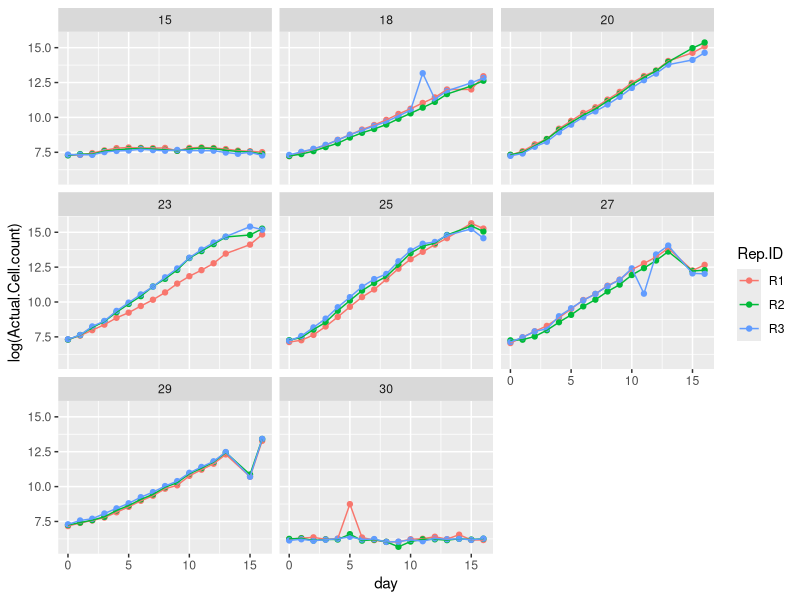
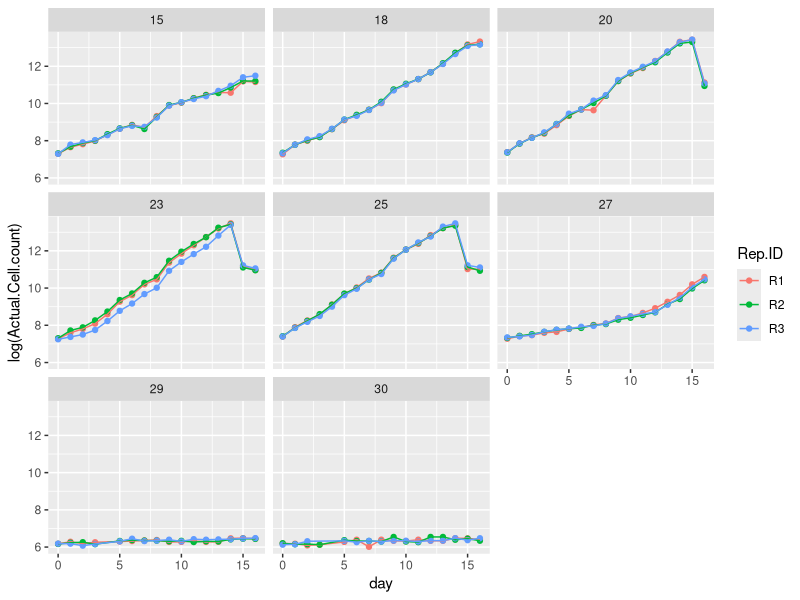
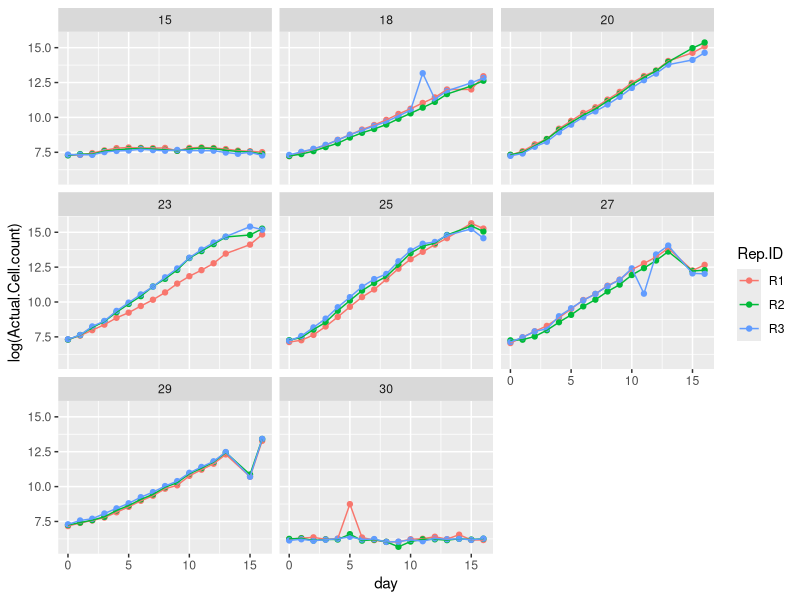
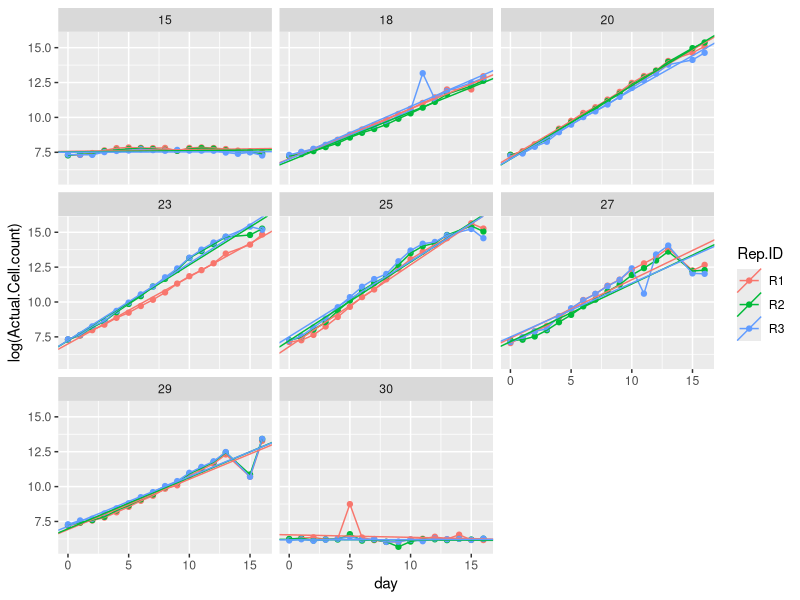
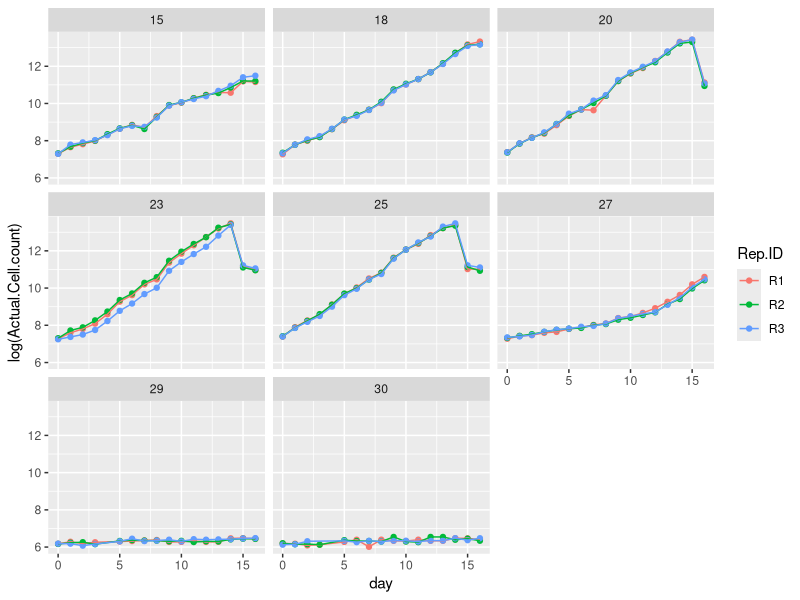
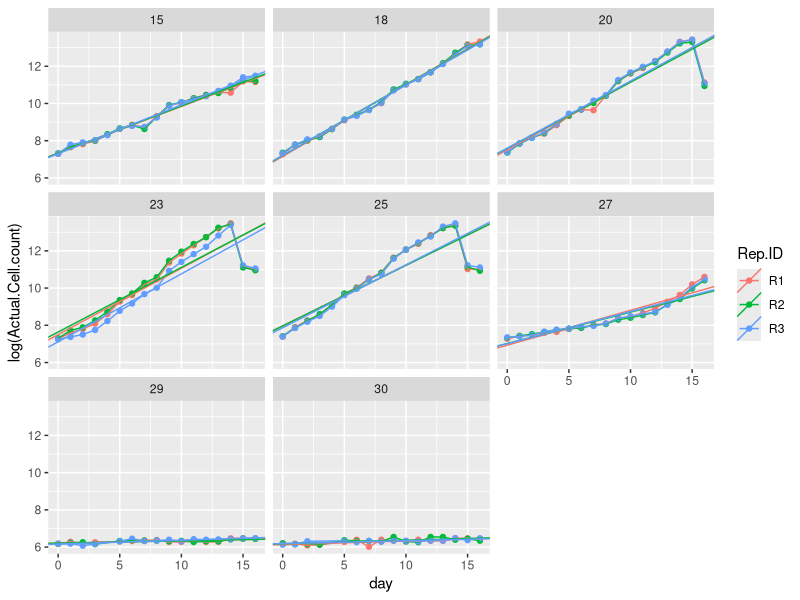
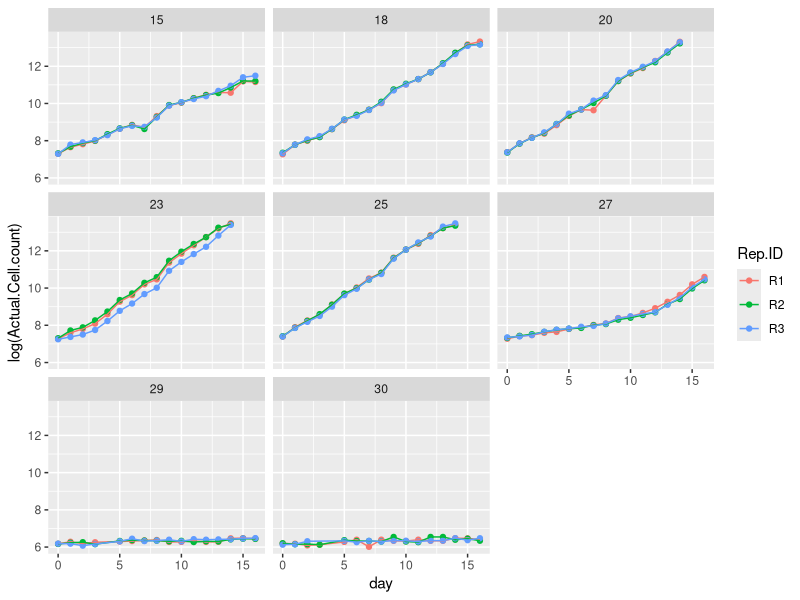
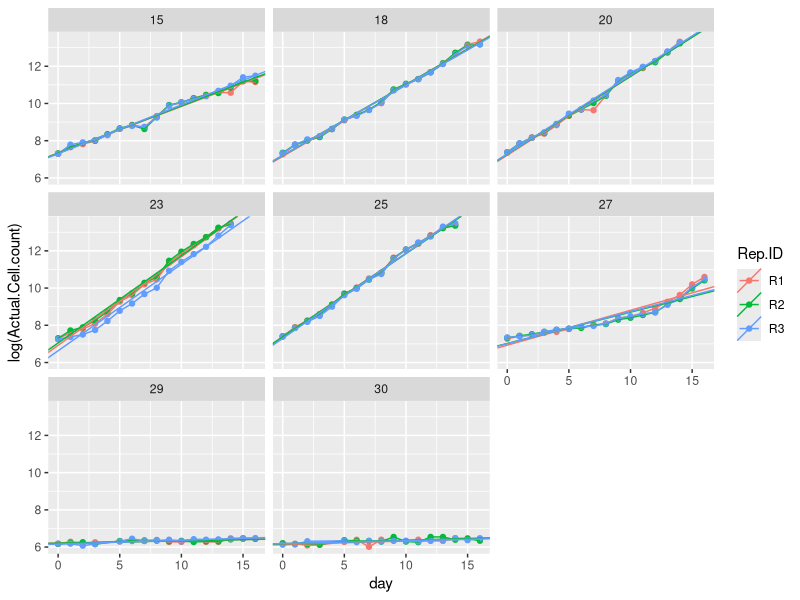

R code for these plots, in order:
library(ggplot2)
library(dplyr)

#####getting data ready#####
#read in data
b_tpc <- read.csv("Pc_B_TPC.csv", sep=",", as.is=TRUE, header=TRUE)
d_tpc <- read.csv("Pc_D_TPC.csv", sep=",", as.is=TRUE, header=TRUE)

#cut extra rows from b_tpc
b_tpc <- b_tpc[1:408,]

#get rid of ones not numbers in d_tpc and make numeric
d_tpc <- d_tpc[-which(d_tpc$Actual.Cell.count=="#VALUE!"),]
d_tpc$Actual.Cell.count <- as.numeric(d_tpc$Actual.Cell.count)

#extract date information
b_tpc$Date <- NA
for (i in 1:length(b_tpc$File.ID)){
  b_tpc$Date[i] <- strsplit(b_tpc$File.ID[i], "_")[[1]][4]  
}

d_tpc$Date <- NA
for (i in 1:length(d_tpc$File.ID)){
  d_tpc$Date[i] <- strsplit(d_tpc$File.ID[i], "_")[[1]][4]  
}

b_tpc$Date <- format(as.Date(b_tpc$Date, "%d%m%Y"), "20%y-%m-%d")
d_tpc$Date <- format(as.Date(d_tpc$Date, "%d%m%Y"), "20%y-%m-%d")

#convert to days since begining
b_tpc$day <- as.numeric(round(difftime(b_tpc$Date, b_tpc$Date[1], units="days"), digits=0))
d_tpc$day <- as.numeric(round(difftime(d_tpc$Date, d_tpc$Date[1], units="days"), digits=0))

#convert treatment temps to numbers
d_tpc$Treatment <- sub("c","",d_tpc$Treatment)
d_tpc$Treatment <- as.numeric(d_tpc$Treatment)

b_tpc$Treatment <- sub("c","",b_tpc$Treatment)
b_tpc$Treatment <- as.numeric(b_tpc$Treatment)

#remove NAs from b_tpc
b_tpc <- b_tpc[-which(is.na(b_tpc$Actual.Cell.count)),]

#####plot growth curves######
ggplot(data=b_tpc, aes(x=day, y=log(Actual.Cell.count), col=Rep.ID))+
  geom_point()+
  geom_line(aes(group=Rep.ID))+
  facet_wrap(~Treatment)

ggplot(data=d_tpc, aes(x=day, y=log(Actual.Cell.count), col=Rep.ID))+
  geom_point()+
  geom_line(aes(group=Rep.ID))+
  facet_wrap(~Treatment)

#####fit lines####
#basic regression line - by replicate
#for b
rep <- c()
temp <- c()
int <- c()
sl <- c()
for (i in unique(b_tpc$Treatment)){
  sub <- subset(b_tpc, Treatment==i)
  for (j in unique(sub$Rep.ID)){
    sub2 <- subset(sub, Rep.ID==j)
    mod <- lm(log(Actual.Cell.count)~day, sub2)
    int <- c(int, mod$coefficients[1])
    sl <- c(sl, mod$coefficients[2])
    rep <- c(rep, j)
    temp <- c(temp, i)
  }
}
  
b_gr <- data.frame(temp, rep, int, sl)  
names(b_gr) <- c("Treatment","Rep.ID","int","sl")
  
p <- ggplot(data=b_tpc, aes(x=day, y=log(Actual.Cell.count), col=Rep.ID))+
  geom_point()+
  geom_line(aes(group=Rep.ID))+
  facet_wrap(~Treatment)
p
p + geom_abline(data=b_gr, aes(slope=sl, intercept=int, col=Rep.ID))

#for d
rep <- c()
temp <- c()
int <- c()
sl <- c()
for (i in unique(d_tpc$Treatment)){
  sub <- subset(d_tpc, Treatment==i)
  for (j in unique(sub$Rep.ID)){
    sub2 <- subset(sub, Rep.ID==j)
    mod <- lm(log(Actual.Cell.count)~day, sub2)
    int <- c(int, mod$coefficients[1])
    sl <- c(sl, mod$coefficients[2])
    rep <- c(rep, j)
    temp <- c(temp, i)
  }
}

d_gr <- data.frame(temp, rep, int, sl)  
names(d_gr) <- c("Treatment","Rep.ID","int","sl")

p <- ggplot(data=d_tpc, aes(x=day, y=log(Actual.Cell.count), col=Rep.ID))+
  geom_point()+
  geom_line(aes(group=Rep.ID))+
  facet_wrap(~Treatment)
p
p + geom_abline(data=d_gr, aes(slope=sl, intercept=int, col=Rep.ID))

#cut last 2 days for 20, 23 and 25 
##FIND REASON FOR THIS!!!!
d_tpc_cut <- d_tpc[!(d_tpc$Treatment%in%c(20,23,25)&d_tpc$day%in%c(15,16)),]

rep <- c()
temp <- c()
int <- c()
sl <- c()
for (i in unique(d_tpc_cut$Treatment)){
  sub <- subset(d_tpc_cut, Treatment==i)
  for (j in unique(sub$Rep.ID)){
    sub2 <- subset(sub, Rep.ID==j)
    mod <- lm(log(Actual.Cell.count)~day, sub2)
    int <- c(int, mod$coefficients[1])
    sl <- c(sl, mod$coefficients[2])
    rep <- c(rep, j)
    temp <- c(temp, i)
  }
}

d_gr_cut <- data.frame(temp, rep, int, sl)  
names(d_gr_cut) <- c("Treatment","Rep.ID","int","sl")

p <- ggplot(data=d_tpc_cut, aes(x=day, y=log(Actual.Cell.count), col=Rep.ID))+
  geom_point()+
  geom_line(aes(group=Rep.ID))+
  facet_wrap(~Treatment)
p
p + geom_abline(data=d_gr_cut, aes(slope=sl, intercept=int, col=Rep.ID))

######plot tpcs#####
#b
#find means and variance
b_gr_summary <- b_gr %>% group_by(Treatment) %>%summarise_at(vars(sl), list(avg=mean, sd=sd))
#plot
ggplot(b_gr_summary, aes(x=Treatment, y=avg)) + 
  geom_errorbar(aes(ymin=avg-sd, ymax=avg+sd), width=.1) +
  geom_line() +
  geom_point() +
  geom_point(aes(x=23, y=0.525), color="#2BCC41") +
  geom_point(aes(x=29, y=0.362), color="red")
  

#d
#find means and variance
d_gr_summary <- d_gr %>% group_by(Treatment) %>%summarise_at(vars(sl), list(avg=mean, sd=sd))
#plot
ggplot(d_gr_summary, aes(x=Treatment, y=avg)) + 
  geom_errorbar(aes(ymin=avg-sd, ymax=avg+sd), width=.1) +
  geom_line() +
  geom_point() + 
  geom_point(aes(x=23, y=0.356), color="#2BCC41") +
  geom_point(aes(x=27, y=0.176), color="red")

#d with points removed
#find means and variance
d_gr_cut_summary <- d_gr_cut %>% group_by(Treatment) %>%summarise_at(vars(sl), list(avg=mean, sd=sd))
#plot
ggplot(d_gr_cut_summary, aes(x=Treatment, y=avg)) + 
  geom_errorbar(aes(ymin=avg-sd, ymax=avg+sd), width=.1) +
  geom_line() +
  geom_point() + 
  geom_point(aes(x=23, y=0.470), color="#2BCC41") +
  geom_point(aes(x=27, y=0.176), color="red")
